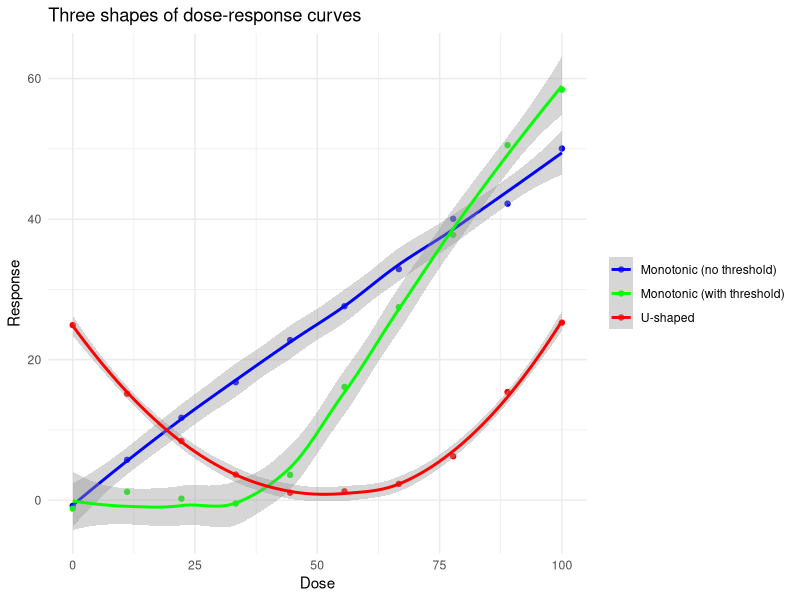

Reproduce this figure in R.
## ---- chunk 1
# Load necessary library
library(ggplot2)

# Create example data for each type of dose-response curve
dose <- seq(0, 100, length.out=10)

# Monotonic increasing without threshold
response_mono_no_thresh <- 0.5 * dose + rnorm(length(dose), 0, 1)

# Monotonic increasing with threshold
threshold <- 40
response_mono_with_thresh <- ifelse(dose > threshold, 1 * (dose - threshold), 0) + rnorm(length(dose), 0, 1)

# U-shaped dose-response curve
response_u_shape <- 1 * (dose - 50)^2 / 100  + rnorm(length(dose), 0, 1)

# Create a data frame to hold the data
data <- data.frame(
  dose = rep(dose, 3),
  response = c(response_mono_no_thresh, response_mono_with_thresh, response_u_shape),
  type = rep(c("Monotonic (no threshold)", "Monotonic (with threshold)", "U-shaped"), each = length(dose))
)

# Plot the dose-response curves using ggplot2
ggplot(data, aes(x = dose, y = response, color = type)) +
  # geom_line(linewidth = 1) +
  geom_point()+
  geom_smooth()+
  labs(title = "Dose-Response Curves", x = "Dose", y = "Response") +
  theme_minimal() +
  scale_color_manual(values = c("blue", "green", "red")) +
  theme(legend.title = element_blank())+
  labs(title = "Three shapes of dose-response curves")
